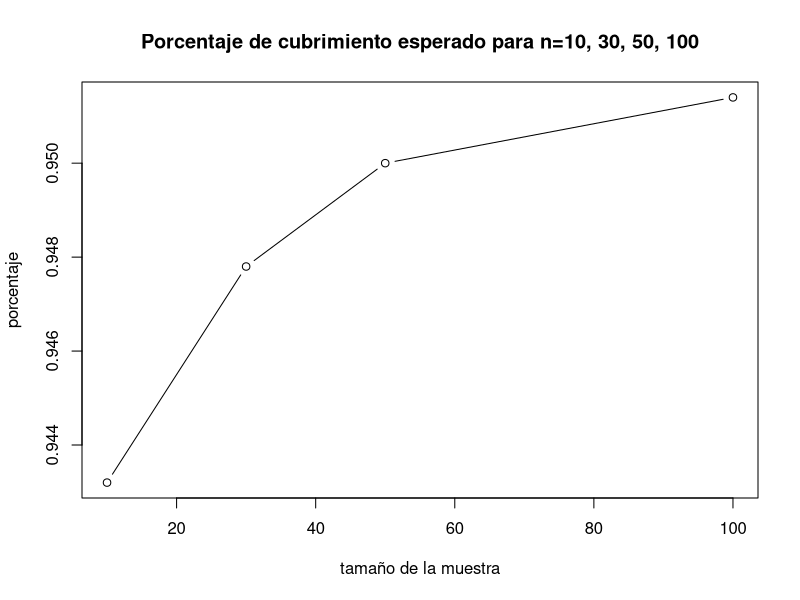
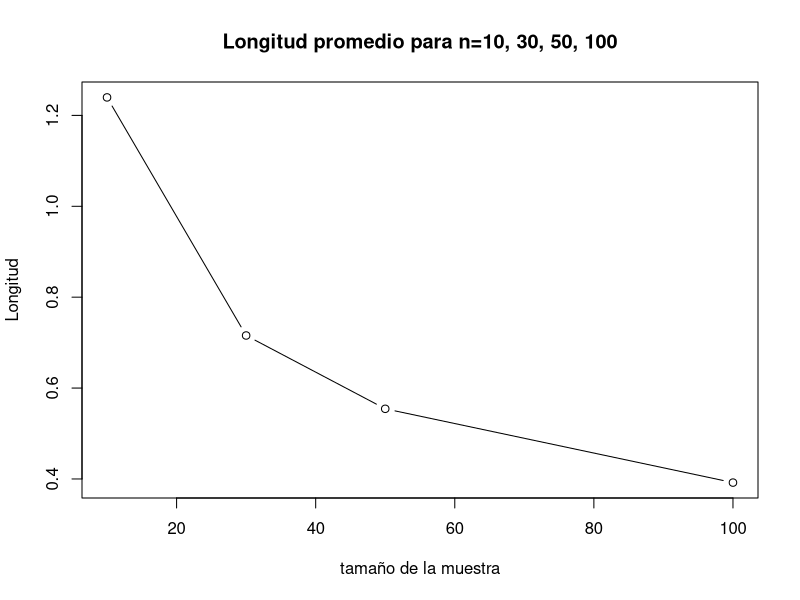
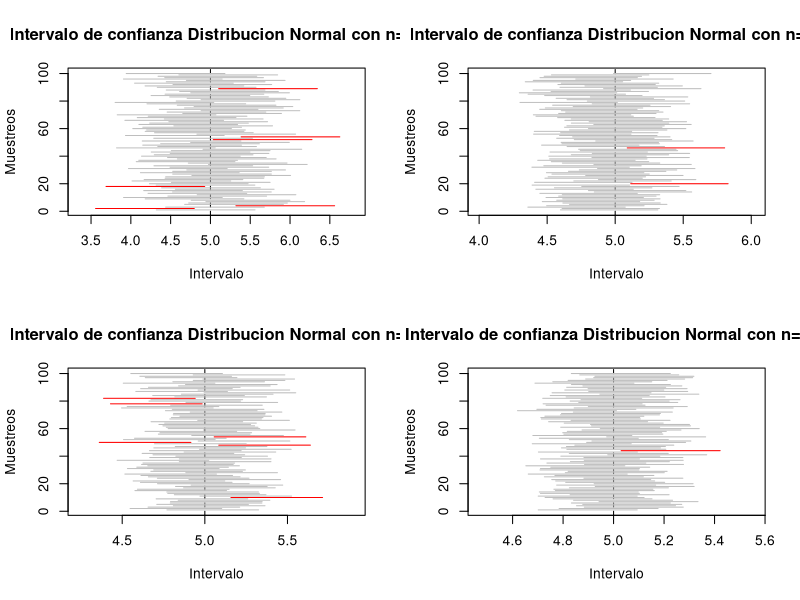

Generate these figures, in order, with R: (Note: a time limit stopped this script after it produced the figures.)

# Laboratorio 3 Metodos Estadisticos 

# Diana C. Arias Sinisterra
# Kevin S. Garcia Chica
# Cesar A. Saavedra Vanegas

#--------------- Punto 1 ---------------#

B <- 5000 ## número de experimentos
mu <- 5
sd <- 1
alpha <- 0.05
cuantil <- qnorm(1-alpha/2)

#---Para n=10---#
n1 <- 10 ## tamaño de muestra

muestras1 <- replicate(B, rnorm(n1, mu, sd))

calcula.el.intervalo1 <- function(columna) {
  
  m1 <- muestras1[, columna]
  
  sem1 <- sd(m1)/sqrt(length(m1))
  
  lim.inf1 <- mean(m1) - cuantil * sqrt(sd)/sqrt(n1)
  lim.sup1 <- mean(m1) + cuantil * sqrt(sd)/sqrt(n1)
  
  c(lim.inf1, lim.sup1)
}

#Cálculo de los nuevos intervalos#
c1=0
mis.intervalos1 <- matrix(rep(0, 10000), nrow = 2) ## matriz de ceros

for(i in 1:5000) {
  mis.intervalos1[,i] <- calcula.el.intervalo1(i)
  if (mis.intervalos1[1, i] <= mu && mis.intervalos1[2, i] >= mu){
    c1= c1+1
  }
  else{
    c1=c1
  }
}

Porcentaje1 <- c1/5000 #Proporcion de intervalos que atrapan al parametro

longitud1 <- numeric(length = B)
for (i in 1:B){
  longitud1[i]=(mis.intervalos1[2,i]-mis.intervalos1[1,i])
  longitudpro1=sum(longitud1)/B
}

#---Para n=30---#
n2 <- 30 ## tamaño de muestra

muestras2 <- replicate(B, rnorm(n2, mu, sd))

calcula.el.intervalo2 <- function(columna) {
  
  m2 <- muestras2[, columna]
  
  sem <- sd(m2)/sqrt(length(m2))
  
  lim.inf2 <- mean(m2) - cuantil * sqrt(sd)/sqrt(n2)
  lim.sup2 <- mean(m2) + cuantil * sqrt(sd)/sqrt(n2)
  
  c(lim.inf2, lim.sup2)
}

#Cálculo de los nuevos intervalos#
c2=0
mis.intervalos2 <- matrix(rep(0, 10000), nrow = 2) ## matriz de ceros

for(i in 1:5000) {
  mis.intervalos2[,i] <- calcula.el.intervalo2(i)
  if (mis.intervalos2[1, i] <= mu && mis.intervalos2[2, i] >= mu){
    c2= c2+1
  }
  else{
    c2=c2
  }
}

Porcentaje2 <- c2/5000 #Proporcion de intervalos que atrapan al parametro

longitud2 <- numeric(length = B)
for (i in 1:B){
  longitud2[i]=(mis.intervalos2[2,i]-mis.intervalos2[1,i])
  longitudpro2=sum(longitud2)/B
}

#---Para n=50---#
n3 <- 50 ## tamaño de muestra

muestras3 <- replicate(B, rnorm(n3, mu, sd))

calcula.el.intervalo3 <- function(columna) {
  
  m3 <- muestras3[, columna]
  
  sem <- sd(m3)/sqrt(length(m3))
  
  lim.inf3 <- mean(m3) - cuantil * sqrt(sd)/sqrt(n3)
  lim.sup3 <- mean(m3) + cuantil * sqrt(sd)/sqrt(n3)
  
  c(lim.inf3, lim.sup3)
}

#Cálculo de los nuevos intervalos#
c3=0
mis.intervalos3 <- matrix(rep(0, 10000), nrow = 2) ## matriz de ceros

for(i in 1:5000) {
  mis.intervalos3[,i] <- calcula.el.intervalo3(i)
  if (mis.intervalos3[1, i] <= mu && mis.intervalos3[2, i] >= mu){
    c3= c3+1
  }
  else{
    c3=c3
  }
}

Porcentaje3 <- c3/5000 #Proporcion de intervalos que atrapan al parametro

longitud3 <- numeric(length = B)
for (i in 1:B){
  longitud3[i]=(mis.intervalos3[2,i]-mis.intervalos3[1,i])
  longitudpro3=sum(longitud3)/B
}

#---Para n=100---#

n4 <- 100 ## tamaño de muestra

muestras4 <- replicate(B, rnorm(n4, mu, sd))

calcula.el.intervalo4 <- function(columna) {
  
  m4 <- muestras4[, columna]
  
  sem <- sd(m4)/sqrt(length(m4))
  
  lim.inf4 <- mean(m4) - cuantil * sqrt(sd)/sqrt(n4)
  lim.sup4 <- mean(m4) + cuantil * sqrt(sd)/sqrt(n4)
  
  c(lim.inf4, lim.sup4)
}

#Cálculo de los nuevos intervalos#
c4=0
mis.intervalos4 <- matrix(rep(0, 10000), nrow = 2) ## matriz de ceros

for(i in 1:5000) {
  mis.intervalos4[,i] <- calcula.el.intervalo4(i)
  if (mis.intervalos4[1, i] <= mu && mis.intervalos4[2, i] >= mu){
    c4= c4+1
  }
  else{
    c4=c4
  }
}

Porcentaje4 <- c4/5000 #Proporcion de intervalos que atrapan al parametro

longitud4 <- numeric(length = B)
for (i in 1:B){
  longitud4[i]=(mis.intervalos4[2,i]-mis.intervalos4[1,i])
  longitudpro4=sum(longitud4)/B
}

tabla_cv<-c(Porcentaje1,Porcentaje2,Porcentaje3,Porcentaje4)
tabla_sd<-c(longitudpro1,longitudpro2,longitudpro3,longitudpro4)
tabla_cs<-c(n1,n2,n3,n4)

### Graficos ###
plot(tabla_cs, tabla_cv, type="b", main="Porcentaje de cubrimiento esperado para n=10, 30, 50, 100", 
     xlab="tamaño de la muestra", ylab="porcentaje")
plot(tabla_cs, tabla_sd, type="b", main="Longitud promedio para n=10, 30, 50, 100", 
     xlab="tamaño de la muestra", ylab="Longitud")

par(mfrow=c(2,2))
plot(1:100, type = "n",
     xlim = range(mis.intervalos1), main = "Intervalo de confianza Distribucion Normal con n=10",
     ylab = "Muestreos", xlab = "Intervalo")

abline(v = mu, lty = 2, col=("black"))

for(i in 1:100) {
  segments(mis.intervalos1[1,i], i, mis.intervalos1[2,i], i,
           col = ifelse(mis.intervalos1[1, i] < mu & mis.intervalos1[2, i] > mu, "gray", "red"))  
}

longitud1 <- numeric(length = B)
for (i in 1:B){
  longitud1[i]=(mis.intervalos1[2,i]-mis.intervalos1[1,i])
  longitudpro1=sum(longitud1)/B
}

plot(1:100, type = "n",
     xlim = range(mis.intervalos2), main = "Intervalo de confianza Distribucion Normal con n=30",
     ylab = "Muestreos", xlab = "Intervalo")

abline(v = mu, lty = 2, col=("black"))

for(i in 1:100) {
  segments(mis.intervalos2[1,i], i, mis.intervalos2[2,i], i,
           col = ifelse(mis.intervalos2[1, i] < mu & mis.intervalos2[2, i] > mu, "gray", "red"))  
}

plot(1:100, type = "n",
     xlim = range(mis.intervalos3), main = "Intervalo de confianza Distribucion Normal con n=50",
     ylab = "Muestreos", xlab = "Intervalo")

abline(v = mu, lty = 2, col=("black"))

for(i in 1:100) {
  segments(mis.intervalos3[1,i], i, mis.intervalos3[2,i], i,
           col = ifelse(mis.intervalos3[1, i] < mu & mis.intervalos3[2, i] > mu, "gray", "red"))  
}

plot(1:100, type = "n",
     xlim = range(mis.intervalos4), main = "Intervalo de confianza Distribucion Normal con n=100",
     ylab = "Muestreos", xlab = "Intervalo")

abline(v = mu, lty = 2, col=("black"))

for(i in 1:100) {
  segments(mis.intervalos4[1,i], i, mis.intervalos4[2,i], i,
           col = ifelse(mis.intervalos4[1, i] < mu & mis.intervalos4[2, i] > mu, "gray", "red"))  
}

#-------------------------------------------------------------#
# Para una Exponencial
B <- 5000 ## número de experimentos
n <- 100 ## tamaño de muestra
mu <- 5
sd <- 25
alpha <- 0.05
cuantil <- qexp(1-alpha/2)

muestras <- replicate(B, rexp(n, mu))


calcula.el.intervalo <- function(columna) {
  
  m <- muestras[, columna]
  
  sem <- sd(m)/sqrt(length(m))
  
  lim.inf <- mean(1/m) - cuantil * sqrt(sd)/sqrt(n)
  lim.sup <- mean(1/m) + cuantil * sqrt(sd)/sqrt(n)
  
  c(lim.inf, lim.sup)
}

#---Cálculo de los nuevos intervalos---#
c=0
mis.intervalos <- matrix(rep(0, 10000), nrow = 2) ## matriz de ceros

for(i in 1:5000) {
  mis.intervalos[,i] <- calcula.el.intervalo(i)
  if (mis.intervalos[1, i] <= mu && mis.intervalos[2, i] >= mu){
    c= c+1
  }
  else{
    c=c
  }
}

Porcentaje <- c/5000 #Proporcion de intervalos que atrapan al parametro

longitud <- numeric(length = B)
for (i in 1:B){
  longitud[i]=(mis.intervalos[2,i]-mis.intervalos[1,i])
  longitudpro=sum(longitud)/B
}

#--------------- Punto 4 ---------------#
  


#--------------- Punto 7 ---------------#
################   Parametros de las distribuciones #######################

k=100               ## Parametro de forma de la gamma
lambda_ga=0.5       ## Parametro de escala de la gamma
media=200           ## Media de la normal y parametro de locacion de laplace
sigma=sqrt(400)     ## Desviacion estandar de la normal
c=200 		    ## Parametro uniforme
d=600 		    ## Parametro uniforme

########################      distribucion normal    ##################################
cv_r=sigma/media    ## Coeficiente de variaciÛn
alpha=0.05          ## Trabajamos con un nivel de confianza del 0.05
nsim=5000           ## numero de simulaciones
nsim2=100          ## Numero de remuestras
n<-c(5,seq(10,100,10)) ## TamaÒo de muestras

tabla_sd<-matrix(nrow=11,ncol=6)               ## Matriz que almacena los 
colnames(tabla_sd)<-c("L.I 1","C.I 1", "L.I 2" #valores de la longitud media 
                      ,"C.I 2","L.I 3","C.I 3")#y la cobertura media de cada 
rownames(tabla_sd)<-c("5","10","20","30","40"  #intervalo para cada tamaÒo 
                      ,"50","60", "70","80",   #de muestra para la desviacion
                      "90","100")

tabla_cv<-matrix(nrow=11,ncol=8)               ## Matriz que almacena los 
colnames(tabla_cv)<-c("L.I 1","C.I 1", "L.I 2" #valores de la longitud media 
                      ,"C.I 2","L.I 3","C.I 3",#y la cobertura media de cada
                      "L.I 4", "C.I 4")        #intervalo para cada tamaÒo 
rownames(tabla_cv)<-c("5","10","20","30",      #de muestra para la desviacion
                      "40","50","60",
                      "70","80","90","100")

dist<-function(n,a,b){    ## Ditribucion a evaluar 
  x<-rnorm(n,a,b)
}

###################### Intevalos para la desviaciÛn #########################

for(l in 1:length(n)){
  a=0      
  b=0
  long1=0   ## Vector de longitudes para el estimador 1
  long2=0   ## Vector de longitudes para el estimador 2
  contador1=0
  contador2=0
  p=1/(2*sqrt(n[l]-4)) ##Proporcion para el promedio recortado
  for(m in 1:nsim){
    x<-dist(n[l],media,sigma)   ## Distribucion a evaluar
    
    ##Calcular ro4 #######
    
    for(j in 1:n[l]){    
      b= b+((x[j]-mean(x))^2)  ## Denominador de ro
    }
    for(i in 1:n[l]){
      a=a+(((x[i]-mean(x, trim=p))^4)/(b^2)) #### ro4/n
    }
    r=n[l]*a  ## Ro 4
    
    ##Calcular c
    c=n[l]/(n[l]+qnorm((alpha/2),0,1))
    
    ## Calcular se
    se=c*(sqrt(((r*(n[l]-3))/n[l])/(n[l]-1)))
    
    ##Limites de los intervalos 
    
    #### Intervalo 1
    
    li1=sqrt(exp(log(c*var(x))+(qnorm((alpha/2),0,1)*se))) ## Inferior
    ls1=sqrt(exp(log(c*var(x))+(qnorm((1-(alpha/2)),0,1)*se))) ## Superior
    
    ## Intervalo 2
    
    li2<-sqrt(((n[l]-1)*var(x))/qchisq(1-(alpha/2),n[l]-1)) ## Inferior
    ls2<-sqrt(((n[l]-1)*var(x))/qchisq((alpha/2),n[l]-1)) ## Superior
    
    ## Calculo de la longitud
    
    long1[m]<- ls1-li1 ##Longitud intervalo 1
    long2[m]<- ls2-li2 ## Longitud intervalo 2
    
    if (sigma>=li1 & sigma<=ls1){
      contador1= contador1+1}   
    
    if (sigma>=li2 & sigma<=ls2){
      contador2= contador2+1 }
  } 
  
  ## Almacenamos todos los valores para cada n en un matriz
  
  tabla_sd[l,1]=mean(long1)
  tabla_sd[l,3]=mean(long2)
  tabla_sd[l,2]=contador1/nsim
  tabla_sd[l,4]=contador2/nsim
}

##### Intervalo bootrap para la desviaciÛn estandar 

sd_boot=0  ## Vector para la distribcion de la desviaciÛn

for(m in 1:length(n)){
  long7=0  ## vector de longitudes
  contador7=0 
  for(l in 1:nsim){
    x<-dist(n[m],media,sigma) ## Muestra de la distribucon a evaluar
    for(j in 1:nsim2){
      mues_boot<-sample(x,n[m],replace=T) ## Muestras con reemplazo
      sd_boot[j]= sd(mues_boot)}
    li7=quantile(sd_boot, (alpha/2))  #limite inferior
    ls7=quantile(sd_boot, 1-(alpha/2)) #limite superior
    
    long7[l]=ls7-li7  ## Calculo de la longitud
    
    if(sigma>=li7 & sigma<=ls7){
      contador7=contador7+1}   
  }
  tabla_sd[m,5]=mean(long7)  ## Longitud promedio
  tabla_sd[m,6]=contador7/nsim ## Cobertura
}

tabla_sd
############ Intervalos de confianza para CV #######################

for(j in 1:length(n)){
  long3=0  ## Vector de longitudes para el intervalo 1
  long4=0  ## Vector de longitudes para el intervalo 2 
  long5=0  ## Vector de longitudes para el intervalo 3
  contador3=0
  contador4=0
  contador5=0
  
  for(i in 1:nsim){ 
    x<-dist(n[j],media,sigma) ## distribucion a evaluar
    
    cv= sd(x)/mean(x)  ## Coeficiente de varianciÛn estiamado
    
    ## Inverlo 1
    li3=cv+(qnorm((alpha/2),0,1)*sqrt(1/(n[j]-1))*(cv^2)*(0.5+(cv^2)))
    ls3=cv+(qnorm(1-(alpha/2),0,1)*sqrt(1/(n[j]-1))*(cv^2)*(0.5+(cv^2)))
    
    ## Intervalo 2
    li4=((sqrt((n[j]-1))*cv)/(sqrt(qchisq(1-(alpha/2),n[j]-1))))
    ls4=((sqrt((n[j]-1))*cv)/(sqrt(qchisq((alpha/2),n[j]-1))))
    
    ## Intervalo 3
    li5=cv+(qnorm((alpha/2),0,1)*(sqrt((cv^4)+0.5*(cv^2))/sqrt(n[j])))
    ls5=cv+(qnorm(1-(alpha/2),0,1)*(sqrt((cv^4)+0.5*(cv^2))/sqrt(n[j])))
    
    ## Calculo de la Longitud
    
    long3[i]=ls3-li3
    long4[i]=ls4-li4
    long5[i]=ls5-li5
    
    # Calculo de la Cobertura para cada intervalo 
    if (cv_r>=li3 & cv_r<=ls3){
      contador3= contador3+1}
    
    if (cv_r>=li4 & cv_r<=ls4){
      contador4= contador4+1}
    
    if (cv_r>=li5 & cv_r<=ls5){
      contador5= contador5+1}
  }
  
  tabla_cv[j,1]=mean(long3)
  tabla_cv[j,3]=mean(long4)
  tabla_cv[j,5]=mean(long5)
  tabla_cv[j,2]=contador3/nsim
  tabla_cv[j,4]=contador4/nsim
  tabla_cv[j,6]=contador5/nsim
}

##### Intervalo bootrap para el coeficiente de variaciÛn ###############
cv_boot=0

for(m in 1:length(n)){
  cober6=0
  long6=0
  contador6=0
  for(l in 1:nsim){
    x<-dist(n[m],media,sigma)
    for(j in 1:nsim2){
      mues_boot<-sample(x,n[m],replace=T) ## Muestras con reemplazo
      cv_boot[j]= sd(mues_boot)/mean(mues_boot) }
    li6=quantile(cv_boot, (alpha/2))
    ls6=quantile(cv_boot, 1-(alpha/2))
    
    long6[l]=ls6-li6
    
    if(cv_r>=li6 & cv_r<=ls6){
      contador6=contador6+1}   
  }
  tabla_cv[m,7]=mean(long6)
  tabla_cv[m,8]=contador6/nsim
}
####### Graficas ########
par(mfrow=c(1,2))
plot(tabla_sd[,2],main="Cobertura de los intervalos para sd
     en la distribucion Normal",col="red",type="o",
     xaxt='n',ylim=c(0,1),pch=5,xlab="Tamaño muestra",
     ylab="Proporcion de aceptados")
axis(1,1:length(n),n)
lines(tabla_sd[,4],col="blue",type="o")
lines(tabla_sd[,6],type="b")
abline(h=1-alpha,col="green")
legend(5,0.7,c("alpha","estimador 1","estimador 2","Bootstrap"),
       col=c("green","red","blue","black"),lty=c(1,1),cex=0.8)

plot(tabla_sd[,1],main="Longitud de los intervalos para sd
     en la distribucion Normal",col="red",type="o",
     xaxt='n',ylim=c(0,max(tabla_sd[,1])),pch=5,xlab="Tamaño muestra",
     ylab="Longitud")
axis(1,1:length(n),n)
lines(tabla_sd[,3],col="blue",type="o")
lines(tabla_sd[,5],type="b")
legend(5,90,c("estimador 1","estimador 2","Bootstrap"),
       col=c("red","blue","black"),lty=c(1,1),cex=0.8 )

par(mfrow=c(1,2))
plot(tabla_cv[,2],main="Cobertura de los intervalos para CV
     en la distribucion Normal",col="red",type="o",
     xaxt='n',ylim=c(0,1),pch=5,xlab="Tamaño muestra",
     ylab="Proporcion de aceptados")
axis(1,1:length(n),n)
lines(tabla_cv[,4],col="blue",type="o")
lines(tabla_cv[,6],type="b")
lines(tabla_cv[,8], col="purple", type="o")
abline(h=1-alpha,col="green")
legend(5,0.85,c("alpha","estimador 1","estimador 2","estimador 3","Bootstrap"),
       col=c("green","red","blue","purple","black"),lty=c(1,1),cex=0.8)

plot(tabla_cv[,1],main="Longitud de los intervalos para CV
     en la distribucion Normal",col="red",type="o",
     xaxt='n',ylim=c(0,max(tabla_cv)),pch=5,xlab="Tamaño muestra",
     ylab="Longitud")
axis(1,1:length(n),n)
lines(tabla_cv[,3],col="blue",type="o")
lines(tabla_cv[,5],type="b")
lines(tabla_cv[,7], col="purple", type="o")
legend(5,0.85,c("estimador 1","estimador 2","estimador 3","Bootstrap"),
       col=c("red","blue","purple","black"),lty=c(1,1),cex=0.8) 

################ distribucion Gamma #######################
tabla_cv<-matrix(nrow=11,ncol=8)               ## Matriz que almacena los 
colnames(tabla_cv)<-c("L.I 1","C.I 1", "L.I 2" #valores de la longitud media 
                      ,"C.I 2","L.I 3","C.I 3",#y la cobertura media de cada
                      "L.I 4", "C.I 4")        #intervalo para cada tamaÒo 
rownames(tabla_cv)<-c("5","10","20","30",      #de muestra para la desviacion
                      "40","50","60",
                      "70","80","90","100")
tabla_sd<-matrix(nrow=11,ncol=6)               ## Matriz que almacena los 
colnames(tabla_sd)<-c("L.I 1","C.I 1", "L.I 2" #valores de la longitud media 
                      ,"C.I 2","L.I 3","C.I 3")#y la cobertura media de cada 
rownames(tabla_sd)<-c("5","10","20","30","40"  #intervalo para cada tamaÒo 
                      ,"50","60", "70","80",   #de muestra para la desviacion
                      "90","100")

alpha=0.05
k=100               ## Parametro de forma de la gamma
lambda_ga=0.5       ## Parametro de escala de la gamma
sigma=sqrt(400) 
cv_g=1/sqrt(100) 
nsim=5000           ## numero de simulaciones
nsim2=100          ## Numero de remuestras
n<-c(5,seq(10,100,10)) ## TamaÒo de muestras

for(l in 1:length(n)){
  a=0      
  b=0
  long1=0   ## Vector de longitudes para el estimador 1
  long2=0   ## Vector de longitudes para el estimador 2
  contador1=0
  contador2=0
  p=1/(2*sqrt(n[l]-4)) ##Proporcion para el promedio recortado
  for(m in 1:nsim){
    x<-rgamma(n[l],shape=k,scale=lambda_ga)  ## Distribucion a evaluar
    
    ##Calcular ro4 #######
    
    for(j in 1:n[l]){    
      b= b+((x[j]-mean(x))^2)  ## Denominador de ro
    }
    for(i in 1:n[l]){
      a=a+(((x[i]-mean(x, trim=p))^4)/(b^2)) #### ro4/n
    }
    r=n[l]*a  ## Ro 4
    
    ##Calcular c
    c=n[l]/(n[l]+qnorm((alpha/2),0,1))
    
    ## Calcular se
    se=c*(sqrt(((r*(n[l]-3))/n[l])/(n[l]-1)))
    
    ##Limites de los intervalos 
    
    #### Intervalo 1
    
    li1=sqrt(exp(log(c*var(x))+(qnorm((alpha/2),0,1)*se))) ## Inferior
    ls1=sqrt(exp(log(c*var(x))+(qnorm((1-(alpha/2)),0,1)*se))) ## Superior
    
    ## Intervalo 2
    
    li2<-sqrt(((n[l]-1)*var(x))/qchisq(1-(alpha/2),n[l]-1)) ## Inferior
    ls2<-sqrt(((n[l]-1)*var(x))/qchisq((alpha/2),n[l]-1)) ## Superior
    
    ## Calculo de la longitud
    
    long1[m]<- ls1-li1 ##Longitud intervalo 1
    long2[m]<- ls2-li2 ## Longitud intervalo 2
    
    if (sigma>=li1 & sigma<=ls1){
      contador1= contador1+1}   
    
    if (sigma>=li2 & sigma<=ls2){
      contador2= contador2+1 }
  } 
  
  ## Almacenamos todos los valores para cada n en un matriz
  
  tabla_sd[l,1]=mean(long1)
  tabla_sd[l,3]=mean(long2)
  tabla_sd[l,2]=contador1/nsim
  tabla_sd[l,4]=contador2/nsim
}

##### Intervalo bootrap para la desviaciÛn estandar 

sd_boot=0  ## Vector para la distribcion de la desviaciÛn

for(m in 1:length(n)){
  long7=0  ## vector de longitudes
  contador7=0 
  for(l in 1:nsim){
    x<-rgamma(n[m],shape=k,scale=lambda_ga) ## Muestra de la distribucon a evaluar
    for(j in 1:nsim2){
      mues_boot<-sample(x,n,replace=T) ## Muestras con reemplazo
      sd_boot[j]= sd(mues_boot)}
    li7=quantile(sd_boot, (alpha/2))  #limite inferior
    ls7=quantile(sd_boot, 1-(alpha/2)) #limite superior
    
    long7[l]=ls7-li7  ## Calculo de la longitud
    if(sigma>=li7 & sigma<=ls7){
      contador7=contador7+1}   
  }
  tabla_sd[m,5]=mean(long7)  ## Longitud promedio
  tabla_sd[m,6]=contador7/nsim ## Cobertura
}

tabla_sd
############ Intervalos de confianza para CV #######################

for(j in 1:length(n)){
  long3=0  ## Vector de longitudes para el intervalo 1
  long4=0  ## Vector de longitudes para el intervalo 2 
  long5=0  ## Vector de longitudes para el intervalo 3
  contador3=0
  contador4=0
  contador5=0
  
  for(i in 1:nsim){ 
    x<-rgamma(n[j],shape=k,scale=lambda_ga) ## distribucion a evaluar
    
    cv= sd(x)/mean(x)  ## Coeficiente de varianciÛn estiamado
    
    ## Inverlo 1
    li3=cv+(qnorm((alpha/2),0,1)*sqrt(1/(n[j]-1))*(cv^2)*(0.5+(cv^2)))
    ls3=cv+(qnorm(1-(alpha/2),0,1)*sqrt(1/(n[j]-1))*(cv^2)*(0.5+(cv^2)))
    
    ## Intervalo 2
    li4=((sqrt((n[j]-1))*cv)/(sqrt(qchisq(1-(alpha/2),n[j]-1))))
    ls4=((sqrt((n[j]-1))*cv)/(sqrt(qchisq((alpha/2),n[j]-1))))
    
    ## Intervalo 3
    li5=cv+(qnorm((alpha/2),0,1)*(sqrt((cv^4)+0.5*(cv^2))/sqrt(n[j])))
    ls5=cv+(qnorm(1-(alpha/2),0,1)*(sqrt((cv^4)+0.5*(cv^2))/sqrt(n[j])))
    
    ## Calculo de la Longitud
    
    long3[i]=ls3-li3
    long4[i]=ls4-li4
    long5[i]=ls5-li5
    
    # Calculo de la Cobertura para cada intervalo 
    if (cv_g>=li3 & cv_g<=ls3){
      contador3= contador3+1}
    
    if (cv_g>=li4 & cv_g<=ls4){
      contador4= contador4+1}
    
    if (cv_g>=li5 & cv_g<=ls5){
      contador5= contador5+1}
  }
  
  tabla_cv[j,1]=mean(long3)
  tabla_cv[j,3]=mean(long4)
  tabla_cv[j,5]=mean(long5)
  tabla_cv[j,2]=contador3/nsim
  tabla_cv[j,4]=contador4/nsim
  tabla_cv[j,6]=contador5/nsim
}

##### Intervalo bootrap para el coeficiente de variaciÛn ###############
cv_boot=0

for(m in 1:length(n)){
  cober6=0
  long6=0
  contador6=0
  for(l in 1:nsim){
    x<-rgamma(n[m],shape=k,scale=lambda_ga)
    for(j in 1:nsim2){
      mues_boot<-sample(x,n,replace=T) ## Muestras con reemplazo
      cv_boot[j]= sd(mues_boot)/mean(mues_boot) }
    li6=quantile(cv_boot, (alpha/2))
    ls6=quantile(cv_boot, 1-(alpha/2))
    
    long6[l]=ls6-li6
    
    if(cv_g>=li6 & cv_g<=ls6){
      contador6=contador6+1}   
  }
  tabla_cv[m,7]=mean(long6)
  tabla_cv[m,8]=contador6/nsim
}

####### Graficas ########
par(mfrow=c(1,2))
plot(tabla_sd[,2],main="Cobertura de los intervalos para sd
     en la distribucion Gamma",col="red",type="o",
     xaxt='n',ylim=c(0.6,1),pch=5,xlab="Tamaño de muestra",
     ylab="Proporcion de aceptados")
axis(1,1:length(n),n)
lines(tabla_sd[,4],col="blue",type="o")
lines(tabla_sd[,6],type="b")
abline(h=1-alpha,col="green")
legend(5,0.85,c("alpha","estimador 1","estimador 2","Bootstrap"),
       col=c("green","red","blue","black"),lty=c(1,1),cex=0.8)

plot(tabla_sd[,1],main="Longitud de los intervalos para sd
     en la distribucion Gamma",col="red",type="o",
     xaxt='n',ylim=c(0,max(tabla_sd[,1])),pch=5,xlab="Tamaño de muestra",
     ylab="Proporcion de aceptados")
axis(1,1:length(n),n)
lines(tabla_sd[,3],col="blue",type="o")
lines(tabla_sd[,5],type="b")
legend(5,15,c("estimador 1","estimador 2","Bootstrap"),
       col=c("red","blue","black"),lty=c(1,1),cex=0.8)

par(mfrow=c(1,2))
plot(tabla_cv[,2],main="Cobertura de los intervalos para CV
     en la distribucion Gamma",col="red",type="o",
     xaxt='n',ylim=c(0,1),pch=5,xlab="Tamaño de muestra",
     ylab="Proporcion de aceptados")
axis(1,1:length(n),n)
lines(tabla_cv[,4],col="blue",type="o")
lines(tabla_cv[,6],type="b")
lines(tabla_cv[,8], col="purple", type="o")
abline(h=1-alpha,col="green")
legend(5,0.85,c("alpha","estimador 1","estimador 2","estimador 3","Bootstrap"),
       col=c("green","red","blue","purple","black"),lty=c(1,1),cex=0.8)

plot(tabla_cv[,1],main="Longitud de los intervalos para CV
     en la distribucion Gamma",col="red",type="o",
     xaxt='n',ylim=c(0,max(tabla_cv)),pch=5,xlab="Tamaño de muestra",
     ylab="Proporcion de aceptados")
axis(1,1:length(n),n)
lines(tabla_cv[,3],col="blue",type="o")
lines(tabla_cv[,5],type="b")
lines(tabla_cv[,7], col="purple", type="o")
legend(5,0.85,c("estimador 1","estimador 2","estimador 3","Bootstrap"),
       col=c("red","blue","purple","black"),lty=c(1,1),cex=0.8) 

########################     distribucion Uniforme   ##################################
cv_r=sigma/media    ## Coeficiente de variaciÛn
alpha=0.05          ## Trabajamos con un nivel de confianza del 0.05
nsim=5000           ## numero de simulaciones
nsim2=100          ## Numero de remuestras
n<-c(5,seq(10,100,10)) ## TamaÒo de muestras

tabla_sd<-matrix(nrow=11,ncol=6)               ## Matriz que almacena los 
colnames(tabla_sd)<-c("L.I 1","C.I 1", "L.I 2" #valores de la longitud media 
                      ,"C.I 2","L.I 3","C.I 3")#y la cobertura media de cada 
rownames(tabla_sd)<-c("5","10","20","30","40"  #intervalo para cada tamaÒo 
                      ,"50","60", "70","80",   #de muestra para la desviacion
                      "90","100")

tabla_cv<-matrix(nrow=11,ncol=8)               ## Matriz que almacena los 
colnames(tabla_cv)<-c("L.I 1","C.I 1", "L.I 2" #valores de la longitud media 
                      ,"C.I 2","L.I 3","C.I 3",#y la cobertura media de cada
                      "L.I 4", "C.I 4")        #intervalo para cada tamaÒo 
rownames(tabla_cv)<-c("5","10","20","30",      #de muestra para la desviacion
                      "40","50","60",
                      "70","80","90","100")

dist<-function(n,a,b){    ## Ditribucion a evaluar 
  x<-runif(n,a,b)
}

###################### Intevalos para la desviaciÛn #########################

for(l in 1:length(n)){
  a=0      
  b=0
  long1=0   ## Vector de longitudes para el estimador 1
  long2=0   ## Vector de longitudes para el estimador 2
  contador1=0
  contador2=0
  p=1/(2*sqrt(n[l]-4)) ##Proporcion para el promedio recortado
  for(m in 1:nsim){
    x<-dist(n[l],c,d)   ## Distribucion a evaluar
    
    ##Calcular ro4 #######
    
    for(j in 1:n[l]){    
      b= b+((x[j]-mean(x))^2)  ## Denominador de ro
    }
    for(i in 1:n[l]){
      a=a+(((x[i]-mean(x, trim=p))^4)/(b^2)) #### ro4/n
    }
    r=n[l]*a  ## Ro 4
    
    ##Calcular c
    c=n[l]/(n[l]+qnorm((alpha/2),0,1))
    
    ## Calcular se
    se=c*(sqrt(((r*(n[l]-3))/n[l])/(n[l]-1)))
    
    ##Limites de los intervalos 
    
    #### Intervalo 1
    
    li1=sqrt(exp(log(c*var(x))+(qnorm((alpha/2),0,1)*se))) ## Inferior
    ls1=sqrt(exp(log(c*var(x))+(qnorm((1-(alpha/2)),0,1)*se))) ## Superior
    
    ## Intervalo 2
    
    li2<-sqrt(((n[l]-1)*var(x))/qchisq(1-(alpha/2),n[l]-1)) ## Inferior
    ls2<-sqrt(((n[l]-1)*var(x))/qchisq((alpha/2),n[l]-1)) ## Superior
    
    ## Calculo de la longitud
    
    long1[m]<- ls1-li1 ##Longitud intervalo 1
    long2[m]<- ls2-li2 ## Longitud intervalo 2
    
    if (sigma>=li1 & sigma<=ls1){
      contador1= contador1+1}   
    
    if (sigma>=li2 & sigma<=ls2){
      contador2= contador2+1 }
  } 
  
  ## Almacenamos todos los valores para cada n en un matriz
  
  tabla_sd[l,1]=mean(long1)
  tabla_sd[l,3]=mean(long2)
  tabla_sd[l,2]=contador1/nsim
  tabla_sd[l,4]=contador2/nsim
}

##### Intervalo bootrap para la desviaciÛn estandar 

sd_boot=0  ## Vector para la distribcion de la desviaciÛn

for(m in 1:length(n)){
  long7=0  ## vector de longitudes
  contador7=0 
  for(l in 1:nsim){
    x<-dist(n[m],c,d) ## Muestra de la distribucon a evaluar
    for(j in 1:nsim2){
      mues_boot<-sample(x,n[m],replace=T) ## Muestras con reemplazo
      sd_boot[j]= sd(mues_boot)}
    li7=quantile(sd_boot, (alpha/2))  #limite inferior
    ls7=quantile(sd_boot, 1-(alpha/2)) #limite superior
    
    long7[l]=ls7-li7  ## Calculo de la longitud
    
    if(sigma>=li7 & sigma<=ls7){
      contador7=contador7+1}   
  }
  tabla_sd[m,5]=mean(long7)  ## Longitud promedio
  tabla_sd[m,6]=contador7/nsim ## Cobertura
}

tabla_sd
############ Intervalos de confianza para CV #######################

for(j in 1:length(n)){
  long3=0  ## Vector de longitudes para el intervalo 1
  long4=0  ## Vector de longitudes para el intervalo 2 
  long5=0  ## Vector de longitudes para el intervalo 3
  contador3=0
  contador4=0
  contador5=0
  
  for(i in 1:nsim){ 
    x<-dist(n[j],c,d) ## distribucion a evaluar
    
    cv= sd(x)/mean(x)  ## Coeficiente de varianciÛn estiamado
    
    ## Inverlo 1
    li3=cv+(qnorm((alpha/2),0,1)*sqrt(1/(n[j]-1))*(cv^2)*(0.5+(cv^2)))
    ls3=cv+(qnorm(1-(alpha/2),0,1)*sqrt(1/(n[j]-1))*(cv^2)*(0.5+(cv^2)))
    
    ## Intervalo 2
    li4=((sqrt((n[j]-1))*cv)/(sqrt(qchisq(1-(alpha/2),n[j]-1))))
    ls4=((sqrt((n[j]-1))*cv)/(sqrt(qchisq((alpha/2),n[j]-1))))
    
    ## Intervalo 3
    li5=cv+(qnorm((alpha/2),0,1)*(sqrt((cv^4)+0.5*(cv^2))/sqrt(n[j])))
    ls5=cv+(qnorm(1-(alpha/2),0,1)*(sqrt((cv^4)+0.5*(cv^2))/sqrt(n[j])))
    
    ## Calculo de la Longitud
    
    long3[i]=ls3-li3
    long4[i]=ls4-li4
    long5[i]=ls5-li5
    
    # Calculo de la Cobertura para cada intervalo 
    if (cv_r>=li3 & cv_r<=ls3){
      contador3= contador3+1}
    
    if (cv_r>=li4 & cv_r<=ls4){
      contador4= contador4+1}
    
    if (cv_r>=li5 & cv_r<=ls5){
      contador5= contador5+1}
  }
  
  tabla_cv[j,1]=mean(long3)
  tabla_cv[j,3]=mean(long4)
  tabla_cv[j,5]=mean(long5)
  tabla_cv[j,2]=contador3/nsim
  tabla_cv[j,4]=contador4/nsim
  tabla_cv[j,6]=contador5/nsim
}

##### Intervalo bootrap para el coeficiente de variaciÛn ###############
cv_boot=0

for(m in 1:length(n)){
  cober6=0
  long6=0
  contador6=0
  for(l in 1:nsim){
    x<-dist(n[m],c,d)
    for(j in 1:nsim2){
      mues_boot<-sample(x,n[m],replace=T) ## Muestras con reemplazo
      cv_boot[j]= sd(mues_boot)/mean(mues_boot) }
    li6=quantile(cv_boot, (alpha/2))
    ls6=quantile(cv_boot, 1-(alpha/2))
    
    long6[l]=ls6-li6
    
    if(cv_r>=li6 & cv_r<=ls6){
      contador6=contador6+1}   
  }
  tabla_cv[m,7]=mean(long6)
  tabla_cv[m,8]=contador6/nsim
}
####### Graficas ########
par(mfrow=c(1,2))
plot(tabla_sd[,2],main="Cobertura de los intervalos para sd
     en la distribucion uniforme",col="red",type="o",
     xaxt='n',ylim=c(0,1),pch=5,xlab="Tamaño de muestra",
     ylab="Proporcion de aceptados")
axis(1,1:length(n),n)
lines(tabla_sd[,4],col="blue",type="o")
lines(tabla_sd[,6],type="b")
abline(h=1-alpha,col="green")
legend(5,0.7,c("alpha","estimador 1","estimador 2","Bootstrap"),
       col=c("green","red","blue","black"),lty=c(1,1),cex=0.8)

plot(tabla_sd[,1],main="Longitud de los intervalos para sd
     en la distribucion uniforme",col="red",type="o",
     xaxt='n',ylim=c(0,max(tabla_sd[,1])),pch=5,xlab="Tamaño de muestra",
     ylab="Longitud")
axis(1,1:length(n),n)
lines(tabla_sd[,3],col="blue",type="o")
lines(tabla_sd[,5],type="b")
legend(5,550,c("estimador 1","estimador 2","Bootstrap"),
       col=c("red","blue","black"),lty=c(1,1),cex=0.8 )

par(mfrow=c(1,2))
plot(tabla_cv[,2],main="Cobertura de los intervalos para CV
     en la distribucion uniforme",col="red",type="o",
     xaxt='n',ylim=c(0,1),pch=5,xlab="Tamaño de muestra",
     ylab="Proporcion de aceptados")
axis(1,1:length(n),n)
lines(tabla_cv[,4],col="blue",type="o")
lines(tabla_cv[,6],type="b")
lines(tabla_cv[,8], col="purple", type="o")
abline(h=1-alpha,col="green")
legend(5,250,c("alpha","estimador 1","estimador 2","estimador 3","Bootstrap"),
       col=c("green","red","blue","purple","black"),lty=c(1,1),cex=0.8)

plot(tabla_cv[,1],main="Longitud de los intervalos para CV
     en la distribuciÛn uniforme",col="red",type="o",
     xaxt='n',ylim=c(0,max(tabla_cv)),pch=5,xlab="Tamaño de muestra",
     ylab="Longitud")
axis(1,1:length(n),n)
lines(tabla_cv[,3],col="blue",type="o")
lines(tabla_cv[,5],type="b")
lines(tabla_cv[,7], col="purple", type="o")
legend(5,0.85,c("estimador 1","estimador 2","estimador 3","Bootstrap"),
       col=c("red","blue","purple","black"),lty=c(1,1),cex=0.8)
